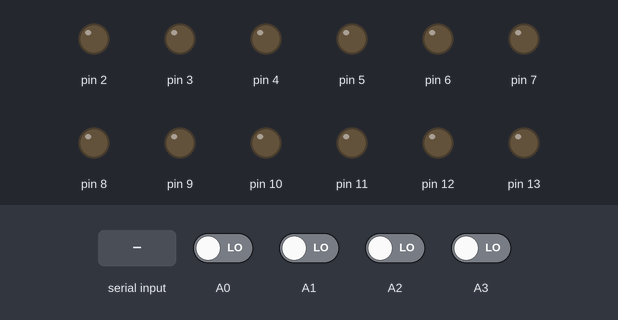
The sketch below on a simulated Arduino Uno, built with avr-gcc and run on an emulated ATmega328P. Parts: output pins drawn as LEDs (lit = HIGH). The test bench sets the inputs (shaded band); at power-on: A0–3 LOW.

Above: at 1.2 s.
1.3 s: "1" received over Serial
3.9 s: "2" received over Serial
At 4.65 s:
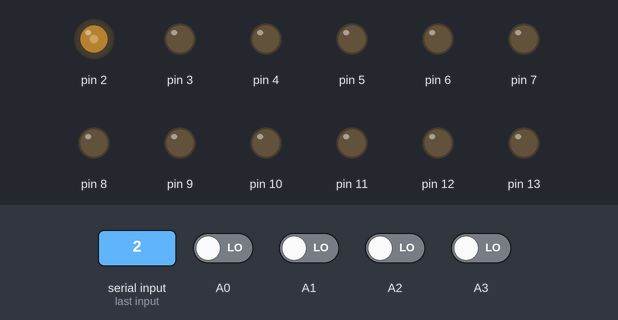
6.9 s: "3" received over Serial
At 7.27 s:
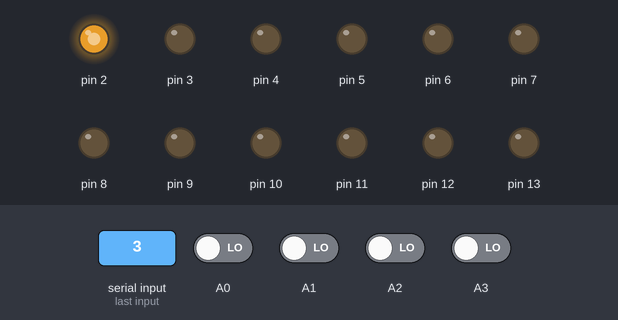
Timing chart, 0 to 9.9 s (numbered marks = the images above; inputs shaded):
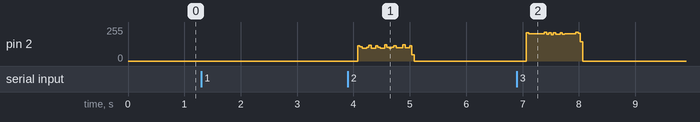

The sketch:

MotorsAndButtons.ino
```cpp
// variables motors
char serInString[40];  // the received string with output information max 40 characters
int stringLength = 1;  // expected length of string received from Flash
int serInStringLength; // length of string received by Flash.
int digOut = 12;        // Number of digital outputs
int digOutputs[12];    // array that stores which pins are used as digital outputs max 12.
unsigned long changeTime2;
// frquency
unsigned long dTime;
unsigned long dTime2;
int cycle = 5;
int timeToBurst = 50;
int outputOn = 0;
int frequency = 200;
int amplitude = 255;
int burstOn = 0;
// variables buttons
int button[4];
int state[4];
unsigned long changeTime;
// reaction time
unsigned long previousStimulus = 0;
unsigned long stimulus;
unsigned long answer;
char lastChar = '0';

int motorLigado = 0;

void setup() {
  Serial.begin(57600);    // start serial port

  // OUTPUT: Motors
  for (int i =0; i < digOut; i++) {
   pinMode(i+2, OUTPUT);
   digOutputs[i] = i+2;
   stringLength +=2; // output string part will have 2 characters
  }

  // INPUT: Buttons
  button[0] = A0;
  button[1] = A1;
  button[2] = A2;
  button[3] = A3;
  for (int i = 0; i < 4; i++) {
   pinMode(button[i], INPUT);
  }
}

// Function to read a string from the serialport and store it in an array
void readSerialString (char *strArray){
 int i = 0;
 if(Serial.available()){
  while (Serial.available()) {
    strArray[i] = Serial.read();
    i++;
  }
 }
 serInStringLength=i;
}

// Function to find out wether the array is empty or not
boolean isStringEmpty(char *strArray){
  if (strArray[0] == 0)   return true;
  else                    return false;
}

int delta(int frequency){
  int delt = timeToBurst/(frequency/20) - cycle;
  return delt;
}

void burst(){
  if((millis() - dTime) > delta(frequency)){
    analogWrite(outputOn, amplitude);
    delay(cycle);
    analogWrite(outputOn, 0);
    dTime = millis();
  }
}

void triggerStimulus(int out, int freq, int ampl){
  outputOn = out;
  frequency = freq;
  amplitude = ampl;
}

void updateArduinoOutputs(){
  int serInStringPosition = 0;
  if(motorLigado == 0){
    for (int i=0; i < digOut; i++) {
      switch(serInString[serInStringPosition]){
        case '1':
          triggerStimulus(digOutputs[i], 40, 255);
          stimulus = millis();
          motorLigado = 1;
          break;
        case '2':
          triggerStimulus(digOutputs[i], 80, 255);
          stimulus = millis();
          motorLigado = 1;
          break;
        case '3':
          triggerStimulus(digOutputs[i], 160, 255);
          stimulus = millis();
          motorLigado = 1;
          break;
        case '4':
          triggerStimulus(digOutputs[i], 40, 155);
          stimulus = millis();
          motorLigado = 1;
          break;
        case '5':
          triggerStimulus(digOutputs[i], 80, 155);
          stimulus = millis();
          motorLigado = 1;
          break;
        case '6':
          triggerStimulus(digOutputs[i], 160, 155);
          stimulus = millis();
          motorLigado = 1;
          break;
        case '7':
          Serial.println("lighton");
          stimulus = millis();
          motorLigado = 2;
          break;
      }
      serInStringPosition += 2;
    }
    if(motorLigado == 1 || motorLigado == 2){
      lastChar = serInString[24];
    }
  }
}

void eraseStrings(){ // erase contents in the serInString array
  for (int i=0; i < 40; i++) {
    serInString[i]=0;
  }
}

void readDButtons () {
  for (int i = 0; i < 4; i++) {
    state[i] = digitalRead(button[i]);
  }
  for (int i = 0; i < 4; i++) {
    if(state[i] == HIGH && (millis() - changeTime)>200){
     answer = millis() - stimulus;
     if(stimulus != previousStimulus ){//&& answer < 1000
       previousStimulus = stimulus;
        if(i == 0) Serial.println(String(lastChar) + ":West " + String(answer));
        if(i == 1) Serial.println(String(lastChar) + ":North " + String(answer));
        if(i == 2) Serial.println(String(lastChar) + ":East " + String(answer));
        if(i == 3) Serial.println(String(lastChar) + ":South " + String(answer));
      }
      changeTime = millis();
    }
  }
}

void loop () {
  if(motorLigado == 1){
    if(burstOn == 0){
      dTime2 = millis();
      burstOn = 1;
    }
    if((millis() - dTime2) < 1000) burst();
    else {
      motorLigado = 0;
      burstOn = 0;
    }
  }

  if(motorLigado == 2){
    if(burstOn == 0){
      dTime2 = millis();
      burstOn = 1;
    }
    if((millis() - dTime2) > 1000){
      motorLigado = 0;
      burstOn = 0;
    }
  }

  readDButtons ();
  if((millis() - changeTime2)>500){
  // read the serial port and create a string out of what you read
  readSerialString(serInString);

  // check if there data is received if isStringEmpty is true do nothing.
  if(isStringEmpty(serInString) == false) {
    updateArduinoOutputs();
    eraseStrings();
  }
  changeTime2 = millis();
  // short delay before making sure serial.read is not called to soon again
  //delay(20);
  }
}
```
